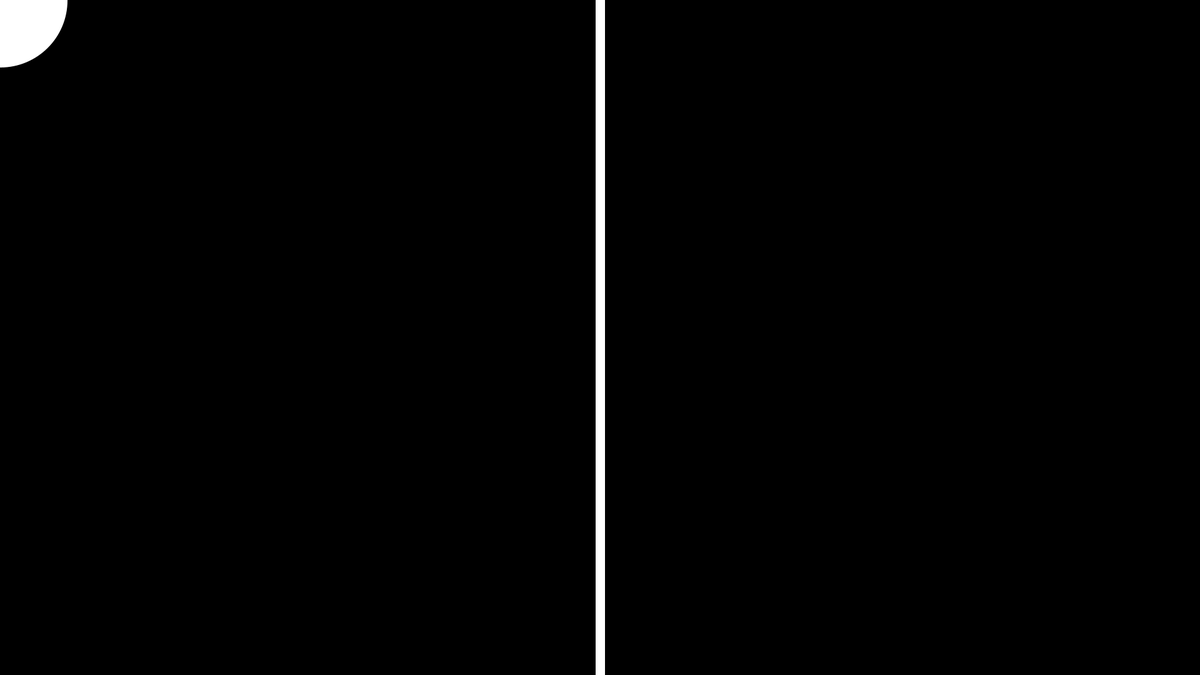
Frame 1 (no input)
Frame 60 (the mouse pressed at the canvas centre just before this capture): identical to frame 1, image omitted
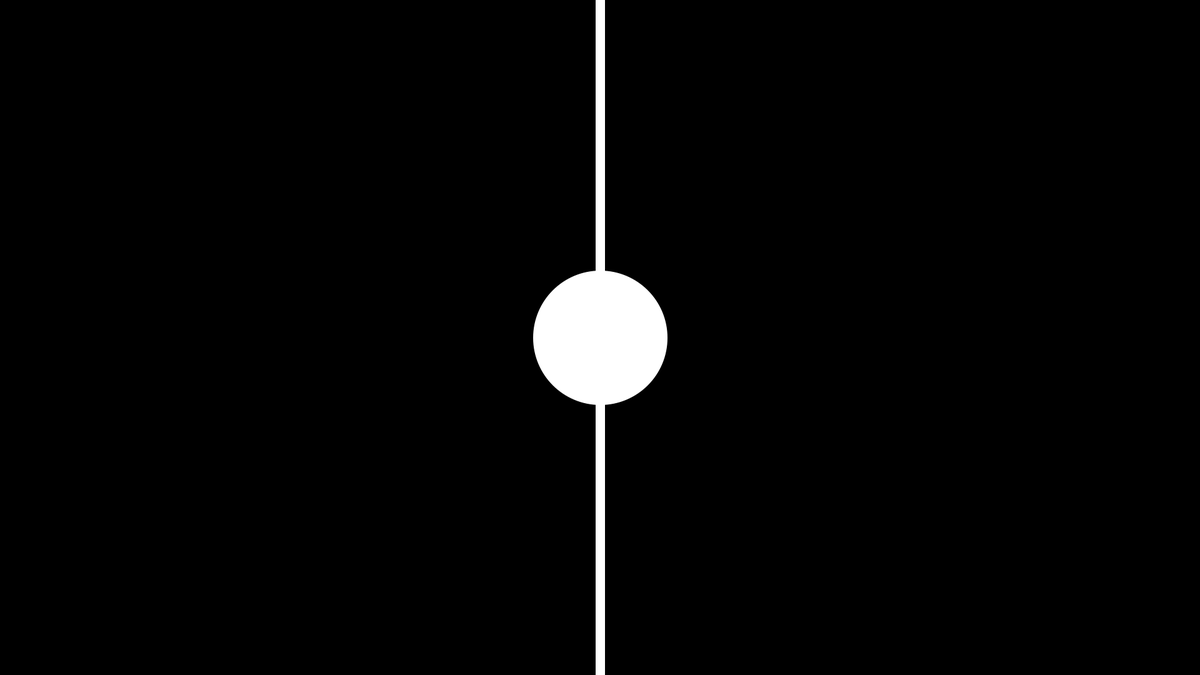
Frame 120 (the mouse held since frame 60 and released just before this capture)

The Processing sketch that drew these frames (run headless with seeded random() and noise(); from frame 60 on, the mouse is pressed at the canvas centre):

// Processing sketch: Conditionals_IFELSE
// ── Conditionals_IFELSE.pde
/*Conditionals_IFELSE.pde
Author: Alexandros Lotsos
Summary: A demo of an if-else statement in processing.
Will draw a rect on the mouse when mouseX is past the middle but an ellipse
otherwise.
*/

void setup(){
  size(1920, 1080);
  fill(255);
  stroke(255);
  background(0);
  rectMode(CENTER);
  strokeWeight(15);//for visual clarity
}

void draw(){
  background(0); //refresh background
  
  //draw a line down the middle of the screen for visual separation
  line(width/2, 0, width/2, height);
  
  /*This is an if-else statement.If the boolean expression in the parentheses
  evaluates to true, then the code in the first set of curly braces will execute
  Otherwise, if the boolean expression in the parentheses evaluates to false,
  then the code in the else block will be executed.*/
  if(mouseX > width/2){
    rect(mouseX, mouseY, 200, 200);
  }else{
    ellipse(mouseX, mouseY, 200, 200);
  }
}
